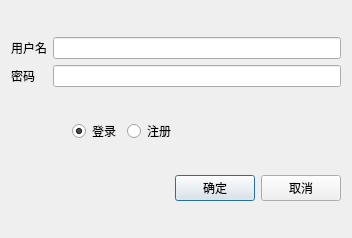
<?xml version="1.0" encoding="UTF-8"?>
<ui version="4.0">
 <class>LoginDialog</class>
 <widget class="QDialog" name="LoginDialog">
  <property name="geometry">
   <rect>
    <x>0</x>
    <y>0</y>
    <width>352</width>
    <height>238</height>
   </rect>
  </property>
  <property name="windowTitle">
   <string>LoginDialog</string>
  </property>
  <layout class="QVBoxLayout" name="verticalLayout">
   <item>
    <layout class="QGridLayout" name="gridLayout">
     <item row="0" column="0">
      <widget class="QLabel" name="label">
       <property name="text">
        <string>用户名</string>
       </property>
      </widget>
     </item>
     <item row="0" column="1">
      <widget class="QLineEdit" name="lineEdit"/>
     </item>
     <item row="1" column="0">
      <widget class="QLabel" name="label_2">
       <property name="text">
        <string>密码</string>
       </property>
      </widget>
     </item>
     <item row="1" column="1">
      <widget class="QLineEdit" name="lineEdit_2">
       <property name="echoMode">
        <enum>QLineEdit::Password</enum>
       </property>
      </widget>
     </item>
    </layout>
   </item>
   <item>
    <layout class="QHBoxLayout" name="horizontalLayout_4">
     <item>
      <layout class="QHBoxLayout" name="horizontalLayout_3">
       <item>
        <spacer name="horizontalSpacer_2">
         <property name="orientation">
          <enum>Qt::Horizontal</enum>
         </property>
         <property name="sizeHint" stdset="0">
          <size>
           <width>40</width>
           <height>20</height>
          </size>
         </property>
        </spacer>
       </item>
       <item>
        <layout class="QHBoxLayout" name="horizontalLayout">
         <item>
          <widget class="QRadioButton" name="radioButton">
           <property name="text">
            <string>登录</string>
           </property>
           <property name="checked">
            <bool>true</bool>
           </property>
          </widget>
         </item>
         <item>
          <widget class="QRadioButton" name="radioButton_2">
           <property name="text">
            <string>注册</string>
           </property>
          </widget>
         </item>
        </layout>
       </item>
      </layout>
     </item>
     <item>
      <spacer name="horizontalSpacer_3">
       <property name="orientation">
        <enum>Qt::Horizontal</enum>
       </property>
       <property name="sizeHint" stdset="0">
        <size>
         <width>40</width>
         <height>20</height>
        </size>
       </property>
      </spacer>
     </item>
    </layout>
   </item>
   <item>
    <layout class="QHBoxLayout" name="horizontalLayout_2">
     <item>
      <spacer name="horizontalSpacer">
       <property name="orientation">
        <enum>Qt::Horizontal</enum>
       </property>
       <property name="sizeHint" stdset="0">
        <size>
         <width>40</width>
         <height>20</height>
        </size>
       </property>
      </spacer>
     </item>
     <item>
      <widget class="QPushButton" name="pushButton">
       <property name="text">
        <string>确定</string>
       </property>
      </widget>
     </item>
     <item>
      <widget class="QPushButton" name="pushButton_2">
       <property name="text">
        <string>取消</string>
       </property>
      </widget>
     </item>
    </layout>
   </item>
  </layout>
 </widget>
 <layoutdefault spacing="6" margin="11"/>
 <resources/>
 <connections>
  <connection>
   <sender>pushButton_2</sender>
   <signal>clicked()</signal>
   <receiver>LoginDialog</receiver>
   <slot>reject()</slot>
   <hints>
    <hint type="sourcelabel">
     <x>182</x>
     <y>117</y>
    </hint>
    <hint type="destinationlabel">
     <x>205</x>
     <y>69</y>
    </hint>
   </hints>
  </connection>
 </connections>
</ui>
